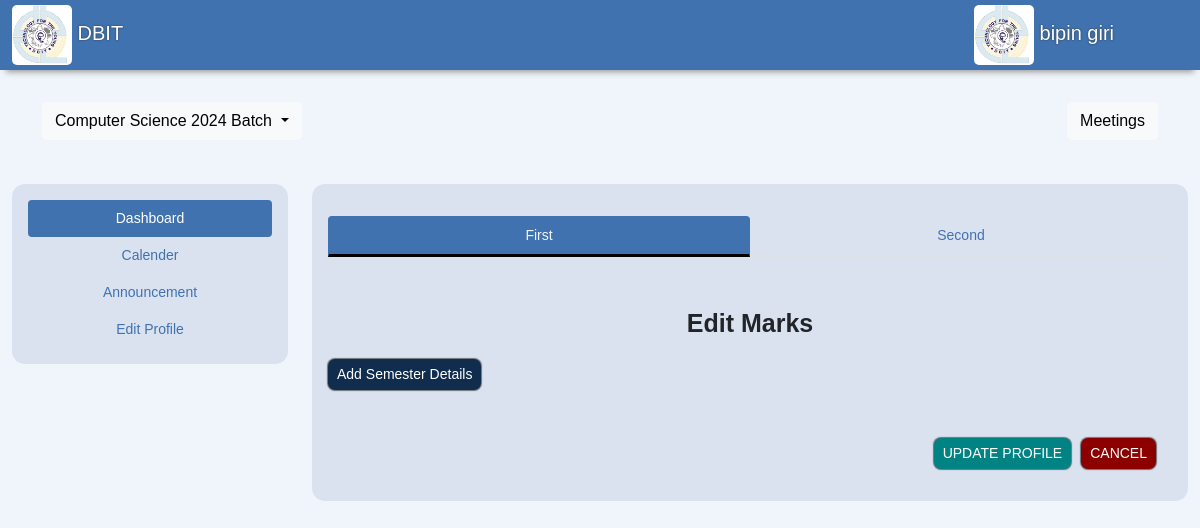
The app's page /faculty-marks (signed in) with its own data.
### accounts/models.py (models this page shows, shortened)
class User(AbstractUser):
    usr_id = models.CharField(max_length=50, unique=True)
    username = None
    email = models.EmailField(max_length=255, unique=True)
    created_on = models.DateTimeField(auto_now_add=True)
    is_active = models.BooleanField(default=True)
    is_staff = models.BooleanField(default=False)
    is_superuser = models.BooleanField(default=False)
    first_name = models.CharField(max_length=50, null=True)
    last_name = models.CharField(max_length=50, null=True)
    middle_name = models.CharField(max_length=50, null=True)
    phone = models.CharField(max_length=10, null=True, blank=True)
    profile_img = models.ImageField(
        default='logo.png', null=True, blank=True, upload_to='images/')
    USERNAME_FIELD = 'email'
    REQUIRED_FIELDS = ['usr_id', ]
    objects = CustomUserManager()

### FacultyDashboard/views.py (the view)
# urls.py: path('faculty-marks',views.facultymarks, name= 'marks'),
def facultymarks(request):
    return render(request, 'FacultyDashboard/faculty-student-marks.html')

### FacultyDashboard/templates/FacultyDashboard/faculty-student-marks.html (shortened to what this page needs)
{% extends "faculty.html" %}
{% load static %}
{% block dashboardButton %}
<button class="nav-link active nav-pills-link" id="dashboard-tab" onclick="window.location.href = 'faculty-dashboard.html';" data-bs-toggle="pill" data-bs-target="#dashboard" type="button" role="tab" aria-controls="dashboard" aria-selected="true">
  Dashboard
</button>
{% endblock %}
{% block dashboardContent %}
<div class="tab-pane fade show active" id="dashboard" role="tabpanel" aria-labelledby="v-pills-home-tab">
  <nav class="">
    <div class="nav nav-tabs nav-justified mt-3" id="nav-tab" role="tablist">
      <button class="nav-link active" id="nav-first-tab" data-bs-toggle="tab" data-bs-target="#nav-first" type="button" role="tab" aria-controls="nav-first-tab" aria-selected="false">First</button>
      <button class="nav-link" id="nav-second-tab" data-bs-toggle="tab" data-bs-target="#nav-second" type="button" role="tab" aria-controls="nav-second-tab" aria-selected="true">Second</button>
    </div>
  </nav>
  <div class="tab-content mt-5" id="nav-tabContent">
    <div class="tab-pane fade show active" id="nav-first" role="tabpanel" aria-labelledby="nav-first-tab">
      <p style="font-size: 25px; padding-bottom: 1rem; display: flex; justify-content: center;">
        <strong>Edit Marks</strong>
      </p>
      <div class="mb-3" id="marks" name="edit-body">
        <button type="button" id="add-marks-btn" class="btn btn-sm ms-auto select-btn" style="width: auto; border-radius: 7px; background-color: #112D4E; color: white; box-shadow: 0 0 1px 1px rgba(0, 0, 0, 0.5);">
          Add Semester Details
        </button>
      </div>
      <div class="d-flex align-items-center justify-content-center m-3 mt-5">
        <button type="submit" class="btn btn-sm update-btn ms-auto" style="width: auto; border-radius: 7px; background-color: #018383; color: white; box-shadow: 0 0 1px 1px rgba(0, 0, 0, 0.5);">
          UPDATE PROFILE
        </button>
        <button type="button" class="btn btn-sm cancel-btn" onClick="window.location.reload()" style="width: auto; margin-left: 10px; border-radius: 7px; background-color: #8C0000; color: white; box-shadow: 0 0 1px 1px rgba(0, 0, 0, 0.5);">
          CANCEL
        </button>
      </div>
    </div>
  </div>
</div>
{% endblock %}

### templates/components/navbar.html (shortened to what this page needs)
{% load static %}
<nav class="navbar navbar-main sticky-top navbar-expand-lg pt-0 pb-0">
  <div class="container-fluid">
    <a class="navbar-brand" onClick="window.location.reload();">
      <img src="{% static 'content/logo.png' %}" class="image2" alt="">
      DBIT
    </a>
    <div class="collapse navbar-collapse" id="navbar-content">
      <div class="ms-auto">
        {% if user.is_authenticated %}
        <a class="navbar-brand" onClick="window.location.reload();">
          <img src="{{user.profile_img.url}}" class="image2" alt="{{user.first_name}}">
          {% if user.first_name and user.last_name %}{{user.first_name}} {{user.last_name}} {% endif %}
        </a>
        {% endif %}
      </div>
      <ul class="navbar-nav mr-auto mb-2 mb-lg-0">
        <span class="d-inline-block" id="dark-mode-toggle" tabindex="0" data-bs-toggle="tooltip" data-bs-placement="bottom" title="Toggle Dark Mode">
          <li class="nav-item-main">
            <button type="button" class="btn" data-toggle="button"></button>
          </li>
        </span>
        <span class="d-inline-block" tabindex="0" data-bs-toggle="tooltip" data-bs-placement="bottom" title="Change Password">
          <li class="nav-item-main">
            <a class="nav-link" id="iconifyChangePassword" href="{% url 'ChangePassword' %}">
            </a>
          </li>
        </span>
        <span class="d-inline-block" tabindex="0" data-bs-toggle="tooltip" data-bs-placement="left" title="Log Out">
          <li class="nav-item-main">
            <a class="nav-link" id="iconifyLogOut" href="{% url 'logout' %}">
            </a>
          </li>
        </span>
      </ul>
    </div>
  </div>
</nav>

### assets/css/faculty.css (style rules this page uses)
.nav-link { color: var(--navbar-bg); }
.nav-tabs .nav-item.show .nav-link, .nav-tabs .nav-link.active { color: var(--body-bg); background-color: var(--navbar-bg); border-color: var(--navbar-bg) var(--navbar-bg) var(--text-body); }
.nav-tabs .nav-link { border-bottom: 3px solid transparent; }
.nav-pills .nav-link.active, .nav-pills .show>.nav-link { background-color: var(--navbar-bg); color: var(--text-component); }
.nav-pills-link { color: var(--navbar-bg); }

### assets/css/navbar.css (style rules this page uses)
.navbar-main { background-color: var(--navbar-bg); -webkit-box-shadow: 0 8px 6px -6px #999; -moz-box-shadow: 0 8px 6px -6px #999; box-shadow: 0 8px 6px -6px #999; padding: 2px 0; }
.navbar-brand { text-shadow: 0 0 2px #333 !important; }
.nav-item-main > .nav-link, .nav-item-main > .nav-link:focus, .nav-item-main > .nav-link:hover { color: var(--text-component); }

### assets/css/global.css (style rules this page uses)
:root { --nord-0: #2e3440; --nord-1: #3b4252; --nord-2: #434c5e; --nord-3: #4c566a; --nord-4: #d8dee9; --nord-5: #e5e9f0; --nord-6: #eceff4; --nord-7: #8fbcbb; --nord-8: #88c0d0; --nord-9: #81a1c1; --nord-10: #5e81ac; --nord-11: #bf616a; --nord-12: #d08770; --nord-13: #ebcb8b; --nord-14: #a3be8c; --nord-15: #b48ead; --body-bg: #F0F4FB; --navbar-bg: #3F72AF; --btn-bg: #112D4E; --content-bg: #DBE2EF; --text-component: #FFFFFF; --text-body: #000000; }
body { background-color: var(--body-bg); font-size: .875rem; font-family: Arial, Helvetica, sans-serif; overflow-x: hidden; }
a { color: var(--text-component); text-decoration: none; transition: color 0.3s ease; }
p { margin-bottom: 0; }
.image2 { width: 60px; height: 60px; border-radius: 5px; }

### records on screen
User: profile_img (picture), first_name "bipin", last_name "giri"
